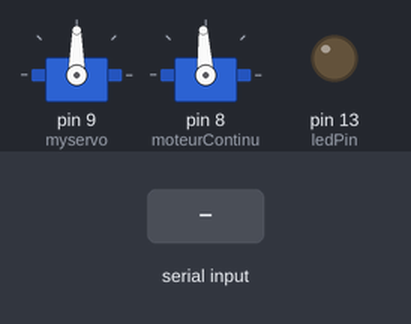
Simulated run of this sketch. Board: Arduino Uno, built with avr-gcc and run on an emulated ATmega328P. Shown: 2 × servo, output pins drawn as LEDs (lit = HIGH). The inputs (shaded band) are chosen by the test bench.

Above: at 5.2 s.
5.3 s: "q" received over Serial
At 5.9 s:
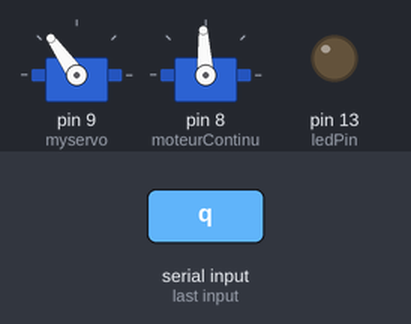
6.8 s: "d" received over Serial
At 7.1 s:
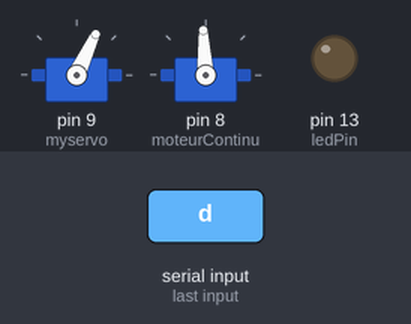
8.3 s: "z" received over Serial
At 9.4 s:
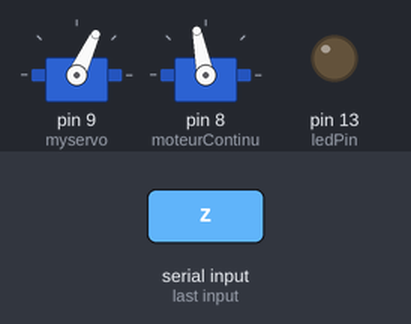
9.8 s: "c" received over Serial
At 10.5 s:
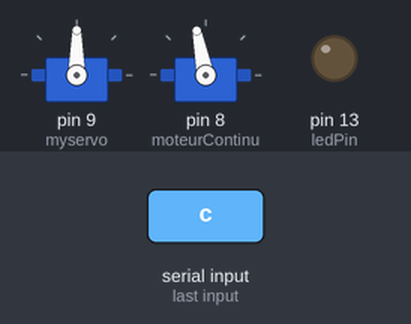
11.3 s: "q" received over Serial
At 11.7 s:
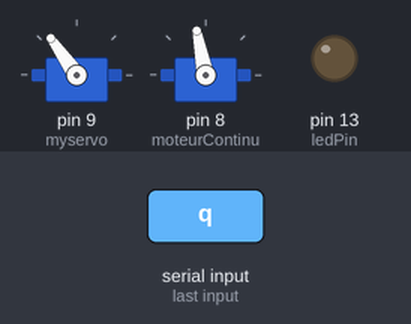
12.8 s: "i" received over Serial
At 14.0 s:
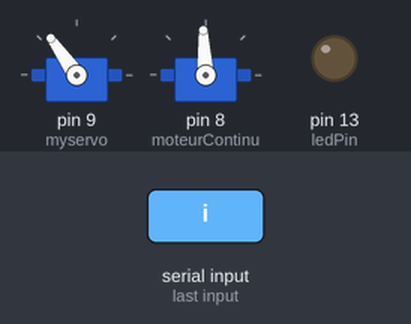
Timing chart, 0 to 15.3 s (numbered marks = the images above; inputs shaded):
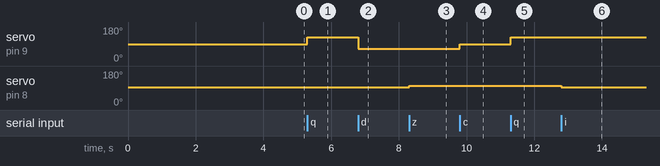

The sketch:

serial_test_ard_ras.ino
```cpp
#include <Servo.h>  //Utiliser le librairie interne d'arduino
#define Trig 2      //Pin Tring connecter avec IO D2
#define Echo 3      //Pin Echo connecter avec IO D3
float cm;           //La distance capturer par le capteur ultra-son
Servo myservo;      // Creer un objet myservo(pour contrôler le servomoteur)
Servo moteurContinu;//Creer un objet moteurContinu(pour contrôler le moteur continu)
const int ledPin = 13;
char info;

void setup(){
  pinMode(ledPin, OUTPUT);
  pinMode(Trig, OUTPUT);
  pinMode(Echo, INPUT);
  myservo.attach(9);        // attaches the servo on pin 9 to the servo object
  moteurContinu.attach(8);  // attches the servo on pin 8 to the motor continue
  Serial.begin(9600);      // Configurer le baud-rate
  moteurContinu.write(1500);
  delay(4000);
}

void loop(){

if (Serial.available()) {
  info=Serial.read();
   if(info=='i')
{ moteurContinu.writeMicroseconds(1500);

}
else if (info=='q')
{
  myservo.write(125);
}
else if(info=='d')
{
   myservo.write(65);
}
else if(info=='c')
{
  myservo.write(90);
}

else if(info=='z')
{
   moteurContinu.writeMicroseconds(1585);

}

else if(info=='i')
{ moteurContinu.writeMicroseconds(1500);

}
else
{
  moteurContinu.writeMicroseconds(1350);
}

}
}
```

Measured:
- after the input at 5.3 s, servo on pin 9 (myservo): 90° → 125° at once
- after the input at 6.8 s, servo on pin 9 (myservo): 125° → 65° at once
- after the input at 8.3 s, servo on pin 8 (moteurContinu): 93° → 101° at once
- after the input at 9.8 s, servo on pin 9 (myservo): 65° → 90° at once
- after the input at 11.3 s, servo on pin 9 (myservo): 90° → 125° at once
- after the input at 12.8 s, servo on pin 8 (moteurContinu): 101° → 93° at once
